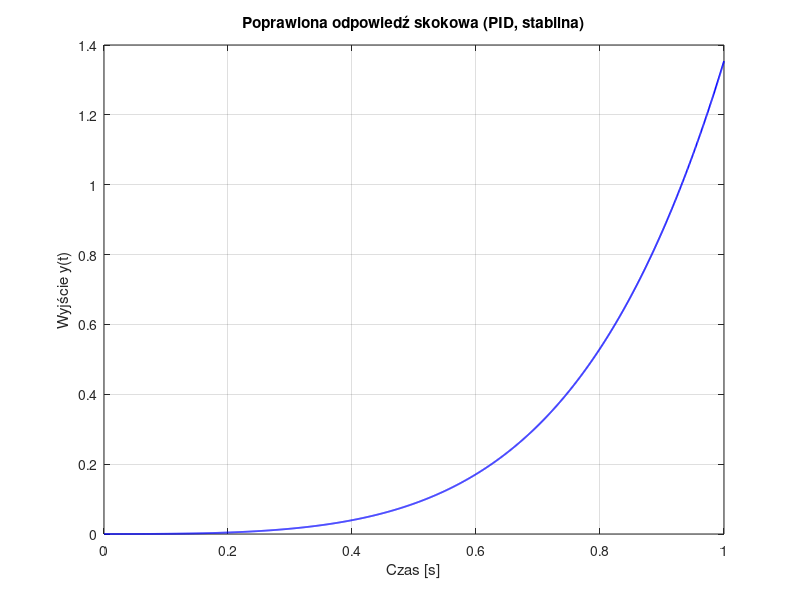

The MATLAB script that drew this image:
clc;
clear;

% --- Lepsze parametry PID dla stabilności ---
k_p = 1.5;
k_i = 1.0;
k_d = 2.0;

% --- Czas symulacji ---
dt = 0.0005;        % mniejszy krok czasowy
T = 1;
t = 0:dt:T;
N = length(t);

% --- Inicjalizacja ---
y = zeros(1, N);
u = zeros(1, N);
e = zeros(1, N);
int_e = 0;
prev_e = 0;

y1 = 0; y2 = 0; y3 = 0;

r = ones(1, N); % skok jednostkowy

for k = 2:N
    % --- PID regulator ---
    e(k) = r(k) - y(k-1);
    int_e = int_e + e(k)*dt;
    der_e = (e(k) - prev_e) / dt;
    prev_e = e(k);

    u(k) = k_p * e(k) + k_i * int_e + k_d * der_e;

    % --- Saturacja sterowania (opcjonalna ochrona) ---
    u(k) = max(min(u(k), 100), -100);  % ograniczamy sygnał sterujący

    % --- Symulacja obiektu: y''' - 6y'' + 11y' - 6y = u ---
    y3_next = 6*y2 - 11*y1 + 6*y(k-1) + u(k);
    y2 = y2 + y3_next * dt;
    y1 = y1 + y2 * dt;
    y(k) = y(k-1) + y1 * dt;
end

% --- Wykres ---
plot(t, y, 'b', 'LineWidth', 1.3);
xlabel('Czas [s]'); ylabel('Wyjście y(t)');
title('Poprawiona odpowiedź skokowa (PID, stabilna)');
grid on;

% --- Parametry odpowiedzi ---
y_ss = y(end);
overshoot = (max(y) - 1) * 100;
rise_time_idx = find(y > 0.9, 1);
settling_idx = find(abs(y - 1) < 0.02, 1);

fprintf('\n📈 Parametry odpowiedzi skokowej:\n');
fprintf('Uchyb w stanie ustalonym: %.5f\n', abs(1 - y_ss));
fprintf('Wartość końcowa: %.5f\n', y_ss);
fprintf('Maksymalne przeregulowanie: %.2f%%\n', overshoot);
fprintf('Czas narastania (do 90%%): %.2f s\n', t(rise_time_idx));
fprintf('Czas ustalania (±2%%): %.2f s\n', t(settling_idx));
